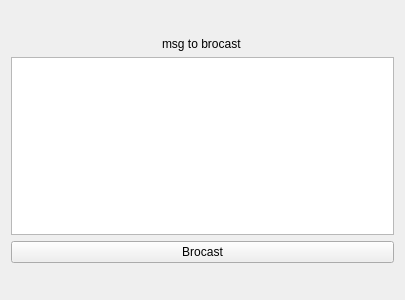
<?xml version="1.0" encoding="UTF-8"?>
<ui version="4.0">
 <class>UdpBrocastServerWidget</class>
 <widget class="QWidget" name="UdpBrocastServerWidget">
  <property name="geometry">
   <rect>
    <x>0</x>
    <y>0</y>
    <width>400</width>
    <height>300</height>
   </rect>
  </property>
  <property name="windowTitle">
   <string>Form</string>
  </property>
  <layout class="QHBoxLayout" name="horizontalLayout">
   <item>
    <layout class="QVBoxLayout" name="verticalLayout">
     <item>
      <spacer name="verticalSpacer_4">
       <property name="orientation">
        <enum>Qt::Vertical</enum>
       </property>
       <property name="sizeHint" stdset="0">
        <size>
         <width>20</width>
         <height>40</height>
        </size>
       </property>
      </spacer>
     </item>
     <item alignment="Qt::AlignHCenter|Qt::AlignVCenter">
      <widget class="QLabel" name="label">
       <property name="text">
        <string>msg to brocast</string>
       </property>
      </widget>
     </item>
     <item>
      <widget class="QPlainTextEdit" name="plainTextEdit"/>
     </item>
     <item>
      <spacer name="verticalSpacer_2">
       <property name="orientation">
        <enum>Qt::Vertical</enum>
       </property>
       <property name="sizeHint" stdset="0">
        <size>
         <width>383</width>
         <height>13</height>
        </size>
       </property>
      </spacer>
     </item>
     <item>
      <widget class="QPushButton" name="pushButton">
       <property name="text">
        <string>Brocast</string>
       </property>
      </widget>
     </item>
     <item>
      <spacer name="verticalSpacer_3">
       <property name="orientation">
        <enum>Qt::Vertical</enum>
       </property>
       <property name="sizeHint" stdset="0">
        <size>
         <width>20</width>
         <height>40</height>
        </size>
       </property>
      </spacer>
     </item>
    </layout>
   </item>
  </layout>
 </widget>
 <resources/>
 <connections/>
</ui>
